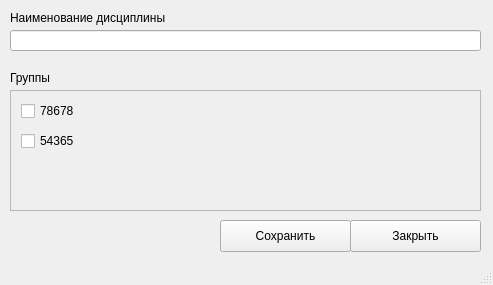
<?xml version="1.0" encoding="UTF-8"?>
<ui version="4.0">
 <class>MainWindow</class>
 <widget class="QMainWindow" name="MainWindow">
  <property name="geometry">
   <rect>
    <x>0</x>
    <y>0</y>
    <width>493</width>
    <height>285</height>
   </rect>
  </property>
  <property name="windowTitle">
   <string>Добавить дисциплину</string>
  </property>
  <widget class="QWidget" name="centralwidget">
   <widget class="QLabel" name="label">
    <property name="geometry">
     <rect>
      <x>10</x>
      <y>10</y>
      <width>191</width>
      <height>16</height>
     </rect>
    </property>
    <property name="text">
     <string>Наименование дисциплины</string>
    </property>
   </widget>
   <widget class="QLineEdit" name="lineEdit">
    <property name="geometry">
     <rect>
      <x>10</x>
      <y>30</y>
      <width>471</width>
      <height>21</height>
     </rect>
    </property>
   </widget>
   <widget class="QPushButton" name="pushButton_2">
    <property name="geometry">
     <rect>
      <x>220</x>
      <y>220</y>
      <width>131</width>
      <height>32</height>
     </rect>
    </property>
    <property name="text">
     <string>Сохранить</string>
    </property>
   </widget>
   <widget class="QPushButton" name="pushButton_3">
    <property name="geometry">
     <rect>
      <x>350</x>
      <y>220</y>
      <width>131</width>
      <height>32</height>
     </rect>
    </property>
    <property name="text">
     <string>Закрыть</string>
    </property>
   </widget>
   <widget class="QLabel" name="label_2">
    <property name="geometry">
     <rect>
      <x>10</x>
      <y>70</y>
      <width>58</width>
      <height>16</height>
     </rect>
    </property>
    <property name="text">
     <string>Группы</string>
    </property>
   </widget>
   <widget class="QScrollArea" name="scrollArea">
    <property name="geometry">
     <rect>
      <x>10</x>
      <y>90</y>
      <width>471</width>
      <height>121</height>
     </rect>
    </property>
    <property name="widgetResizable">
     <bool>true</bool>
    </property>
    <widget class="QWidget" name="scrollAreaWidgetContents">
     <property name="geometry">
      <rect>
       <x>0</x>
       <y>0</y>
       <width>469</width>
       <height>119</height>
      </rect>
     </property>
     <widget class="QCheckBox" name="checkBox">
      <property name="geometry">
       <rect>
        <x>10</x>
        <y>10</y>
        <width>86</width>
        <height>20</height>
       </rect>
      </property>
      <property name="text">
       <string>78678</string>
      </property>
     </widget>
     <widget class="QCheckBox" name="checkBox_2">
      <property name="geometry">
       <rect>
        <x>10</x>
        <y>40</y>
        <width>86</width>
        <height>20</height>
       </rect>
      </property>
      <property name="text">
       <string>54365</string>
      </property>
     </widget>
    </widget>
   </widget>
  </widget>
  <widget class="QStatusBar" name="statusbar"/>
 </widget>
 <resources/>
 <connections/>
</ui>
